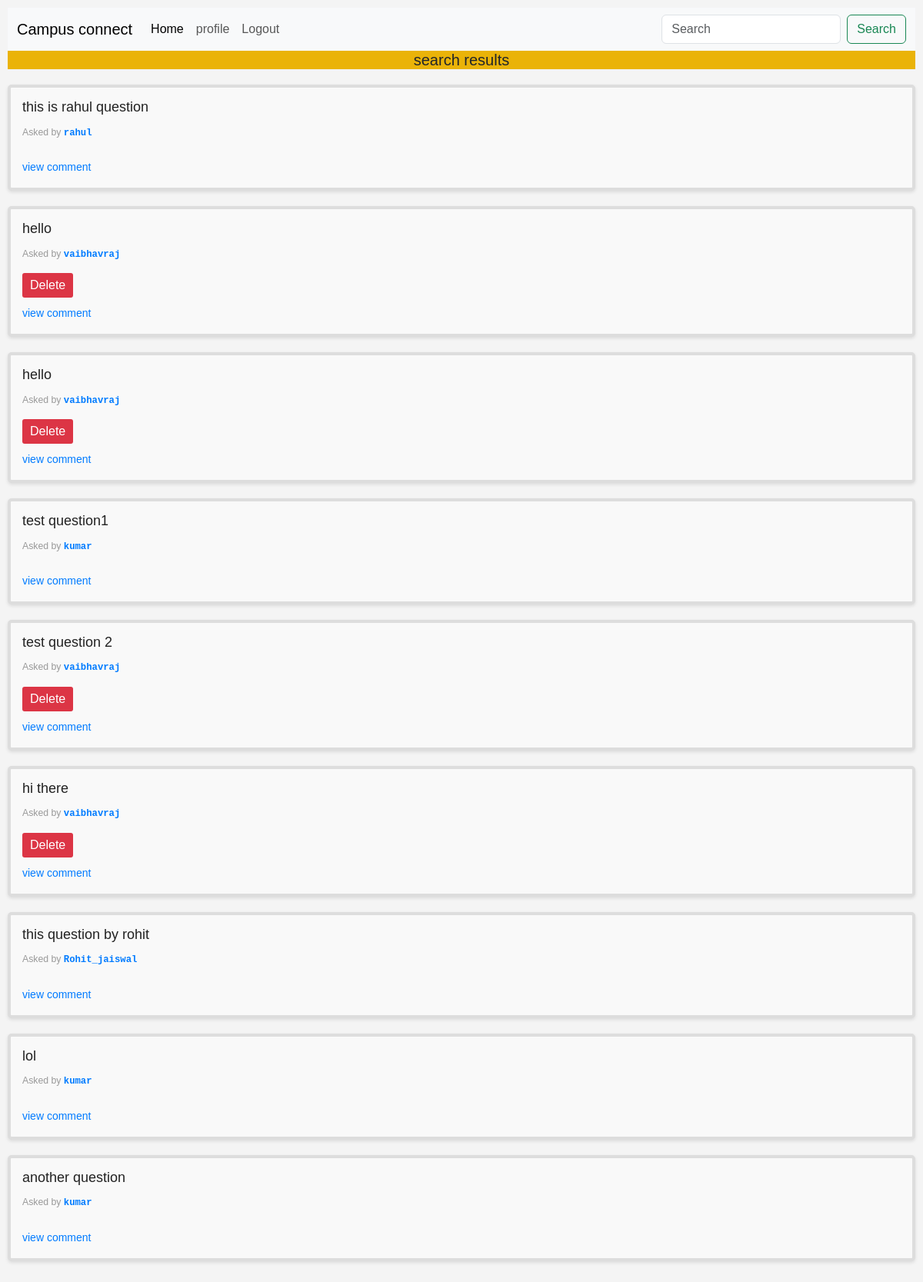
The app's page /search/ (signed in) with its own data.
### student/models.py (models this page shows, shortened)
class questions(models.Model):
    user = models.ForeignKey(User,on_delete=models.CASCADE)
    question_text = models.TextField(max_length=240)
    created_on = models.DateField(auto_now_add=True)

### student/views.py (the view)
# urls.py: path('search/',views.search,name='seach'),
def search(request):
    query = request.GET.get('query')
    if query:
        results = questions.objects.filter(
            Q(question_text__icontains=query) |
            Q(user__username__icontains=query)
        ).order_by('-created_on')
    else:
        results = questions.objects.all().order_by('-created_on')
    return render(request, 'search.html', {'results': results, 'query': query})

### student/templates/search.html (shortened to what this page needs)
{% extends "base.html" %} {% block content%}
<!DOCTYPE html>
<html lang="en">
  <head>
  </head>
  <body>
    <h3 id="questions-title">search results</h3>
    {% for question in results %}
    <div class="question-container">
      <h5>{{ question.question_text }}</h5>
      <p class="question-info">
        <small>
          Asked by <span class="username"> {{ question.user.username }} </span>
        </small>
      </p>
      {% if request.user.username == question.user.username %}
      <form action="{% url 'delete_question' question.id %}">
        <button type="submit" class="delete-button">Delete</button>
      </form>
      {% endif %}
      <a id="question-link" href="{% url 'question_detail' question.id %}"
        >view comment</a
      >
    </div>
    {% endfor %}
  </body>
</html>
{%endblock%}

### student/templates/search.html (style rules this page uses)
body { font-family: Arial, sans-serif; background-color: #f4f4f4; margin: 0; padding: 10px; }
.question-container { margin-top: 0; }
.question-info { font-size: 0.9em; color: #555; }
.question-info .username { font-family: "Courier New", Courier, monospace; font-weight: bold; }
#questions-title { font-size: 20px; text-align: center; margin-bottom: 20px; background-color: #eab308; }
.question-info { font-size: 14px; color: #999; margin-bottom: 15px; }
.question-container { background-color: #f9f9f9; border: 4px solid #ddd; padding: 15px; margin-bottom: 20px; border-radius: 5px; box-shadow: 0 2px 4px rgba(0, 0, 0, 0.1); }
.question-container h5 { font-size: 18px; margin-bottom: 10px; color: #222; }
.username { font-weight: bold; color: #007bff; }
.delete-button { background-color: #dc3545; color: #fff; border: none; padding: 4px 10px; border-radius: 3px; cursor: pointer; transition: background-color 0.3s ease; }
#question-link { display: inline-block; margin-top: 10px; font-size: 14px; color: #007bff; text-decoration: none; }

### records on screen
questions: question_text "this is rahul question", user.username "rahul"
questions: question_text "hello", user.username "vaibhavraj", shows "Delete"
questions: question_text "hello", user.username "vaibhavraj", shows "Delete"
questions: question_text "test question1", user.username "kumar"
questions: question_text "test question 2", user.username "vaibhavraj", shows "Delete"
questions: question_text "hi there", user.username "vaibhavraj", shows "Delete"
questions: question_text "this question by rohit", user.username "Rohit_jaiswal"
questions: question_text "lol", user.username "kumar"
questions: question_text "another question", user.username "kumar"
